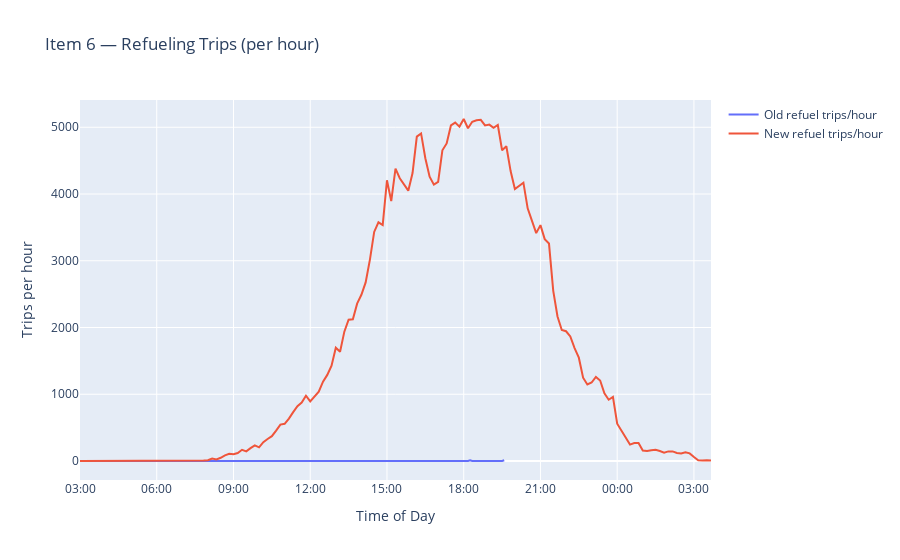

The notebook cell this image was saved under:
### Markdown cell above
## Number and share of refueling trips by number of trips and VMT

### Code cell
refuel_new = new_df["trip_type"].astype(str).str.lower() == "refuel"
refuel_old = pd.to_numeric(old_df[" destinationPurpose"], errors="coerce") == 4

old_bins_ref = old_df.loc[refuel_old, "startPeriod"].dropna().astype(int)
new_bins_ref = new_df.loc[refuel_new, "depart_bin"].dropna().astype(int)

old_counts_ref = old_bins_ref.value_counts().sort_index().reindex(
    pd.RangeIndex(0, (old_bins_ref.max() if len(old_bins_ref) else -1) + 1), fill_value=0
)
new_counts_ref = new_bins_ref.value_counts().sort_index().reindex(
    pd.RangeIndex(0, (new_bins_ref.max() if len(new_bins_ref) else -1) + 1), fill_value=0
)

old_rate_ref = old_counts_ref * (60 / 5)
new_rate_ref = new_counts_ref * (60 / 10)

old_rate_time = start_time + pd.to_timedelta(old_rate_ref.index * 5, unit="m")
new_rate_time = start_time + pd.to_timedelta(new_rate_ref.index * 10, unit="m")

fig = go.Figure()
fig.add_trace(go.Scatter(x=old_rate_time, y=old_rate_ref.values, mode="lines",
                         name="Old refuel trips/hour"))
fig.add_trace(go.Scatter(x=new_rate_time, y=new_rate_ref.values, mode="lines",
                         name="New refuel trips/hour"))
fig.update_layout(
    title="Item 6 — Refueling Trips (per hour)",
    xaxis_title="Time of Day",
    yaxis_title="Trips per hour",
    hovermode="x unified",
    xaxis=dict(tickformat="%H:%M")
)
fig.show()

new_trips = new_trips.copy()
old_trips = old_trips.copy()
new_trips["is_refuel"] = refuel_new.values
old_trips["is_refuel"] = refuel_old.values

n_ref_new = int(new_trips["is_refuel"].sum())
n_ref_old = int(old_trips["is_refuel"].sum())
tot_new = len(new_trips)
tot_old = len(old_trips)
share_ref_trips_new = n_ref_new / tot_new
share_ref_trips_old = n_ref_old / tot_old

ref_vmt_new = new_trips.loc[new_trips["is_refuel"], "trip_dist"].sum()
ref_vmt_old = old_trips.loc[old_trips["is_refuel"], "trip_dist"].sum()
tot_vmt_new = new_trips["trip_dist"].sum()
tot_vmt_old = old_trips["trip_dist"].sum()
share_ref_vmt_new = ref_vmt_new / tot_vmt_new
share_ref_vmt_old = ref_vmt_old / tot_vmt_old

print("Item 6 — Refueling trips")
print("OLD")
print(f"  By trips: {n_ref_old:,} / {tot_old:,}  → {share_ref_trips_old:,.2%}")
print(f"  By VMT:   {ref_vmt_old:,.0f} / {tot_vmt_old:,.0f}  → {share_ref_vmt_old:,.2%}")
print("NEW")
print(f"  By trips: {n_ref_new:,} / {tot_new:,}  → {share_ref_trips_new:,.2%}")
print(f"  By VMT:   {ref_vmt_new:,.0f} / {tot_vmt_new:,.0f}  → {share_ref_vmt_new:,.2%}")

### Figure 1 — Plotly figure (JSON) as saved in the notebook; plotly's stock layout.template omitted (floating-point values rounded to 4 significant figures; data arrays with more than 128 entries replaced by an {"elided": "..."} marker saying what was removed)
{"data": [{"mode": "lines", "name": "Old refuel trips/hour", "type": "scatter", "x": {"elided": "200 str values"}, "y": {"elided": "200 float values"}}, {"mode": "lines", "name": "New refuel trips/hour", "type": "scatter", "x": {"elided": "149 str values"}, "y": {"elided": "149 float values"}}], "layout": {"hovermode": "x unified", "title": {"text": "Item 6 — Refueling Trips (per hour)"}, "xaxis": {"tickformat": "%H:%M", "title": {"text": "Time of Day"}}, "yaxis": {"title": {"text": "Trips per hour"}}}}
